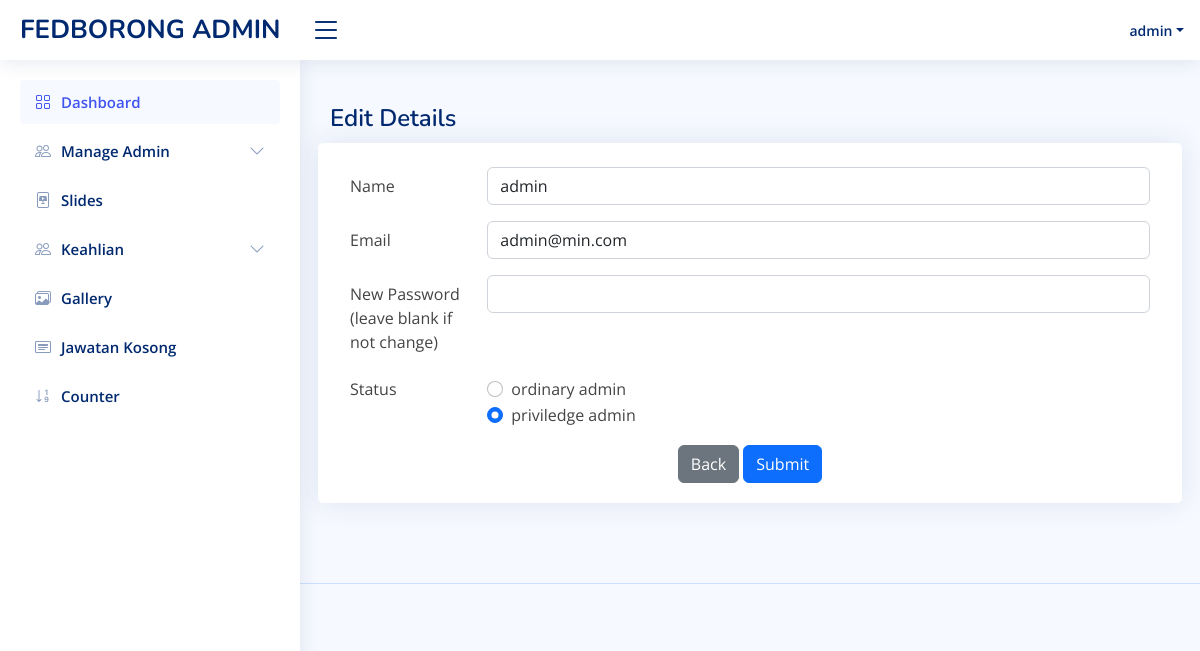
/admin-edit.php (signed in), run on the app's committed database.
### tables this page shows
CREATE TABLE `user` (
  `id` int(11) NOT NULL,
  `name` varchar(255) NOT NULL,
  `email` varchar(255) NOT NULL,
  `password` varchar(255) NOT NULL,
  `status` tinyint(4) NOT NULL
);

### admin-edit.php (the view, shortened to what this page needs)
<?php
    if(isset($_SESSION['username'])) {
?>
<?php
include 'admin/admin-header.php';
?>
<body>
<?php include 'admin-nav.php';?>
<main id="main" class="main">
    <div class="pagetitle">
      <h1>Edit Details</h1>
    </div>
    <section class="section">
      <div class="row">
          <div class="card">
            <div class="card-body"><br>
               <?php
               if(isset($_POST['new']) && $_POST['new']==1)
               {
               $id=$_REQUEST['id'];
               $name =$_REQUEST['uid'];
               $email =$_REQUEST['mail'];
               $pwd =$_REQUEST['pwd'];
               if(empty($pwd)) {
                $update="UPDATE `user` SET `name` = '$name', `email` = '$email' WHERE `id` = '$id';";
               }
                else {
                $hashpwd = password_hash($pwd, PASSWORD_DEFAULT);
                $update="UPDATE `user` SET `name` = '$name', `email` = '$email', `password` = '$pwd' WHERE `id` = '$id';";
               }
               mysqli_query($conn, $update) or die(mysqli_error());
               $status = "Record Updated Successfully. </br></br>
               <a href='admin-view.php'>View Updated Record</a>";
               echo '<p style="color:#FF0000;">'.$status.'</p>';
               }else {
               ?>
              <form action="" method="POST">
                <div class="row mb-3">
                  <label for="inputEmail3" class="col-sm-2 col-form-label">Name</label>
                  <div class="col-sm-10">
                    <input type="text" name="uid" class="form-control" id="inputText" value="<?php echo $row['name'] ?>">
                  </div>
                </div>
                <div class="row mb-3">
                  <label for="inputEmail3" class="col-sm-2 col-form-label">Email</label>
                  <div class="col-sm-10">
                    <input type="email" name="mail" class="form-control" id="inputEmail" value="<?php echo $row['email'] ?>">
                  </div>
                </div>
                <div class="row mb-3">
                  <label class="col-sm-2 col-form-label">New Password (leave blank if not change)</label>
                  <div class="col-sm-10">
                    <input type="password" name="pwd" class="form-control">
                  </div>
                </div>
                <fieldset class="row mb-3">
                  <legend class="col-form-label col-sm-2 pt-0">Status</legend>
                  <div class="col-sm-10">
                    <?php if ($row['status']==2) { ?>
                    <div class="form-check">
                      <input class="form-check-input" type="radio" name="admin" id="gridRadios1" value="2" checked>
                      <label class="form-check-label" for="gridRadios1">
                        ordinary admin
                      </label>
                    </div>
                    <div class="form-check">
                      <input class="form-check-input" type="radio" name="admin" id="gridRadios2" value="1">
                      <label class="form-check-label" for="gridRadios2">
                        priviledge admin
                      </label>
                    </div>
                    <?php }else {?>
                        <div class="form-check">
                      <input class="form-check-input" type="radio" name="admin" id="gridRadios1" value="2">
                      <label class="form-check-label" for="gridRadios1">
                        ordinary admin
                      </label>
                    </div>
                    <div class="form-check">
                      <input class="form-check-input" type="radio" name="admin" id="gridRadios2" value="1" checked>
                      <label class="form-check-label" for="gridRadios2">
                        priviledge admin
                      </label>
                    </div>
                    <?php } ?>
                  </div>
                </fieldset>
                <div class="text-center">
                  <a href="admin-view" class="btn btn-secondary">Back</a>
                  <button type="submit" name="signup-submit" class="btn btn-primary">Submit</button>
                </div>
              </form>
              <?php } ?>
            </div>
          </div>
      </div>
    </section>
  </main>
<?php include 'admin/admin-footer.php' ?>
<?php
    } else {
        header("Location: ../Moderna/admin-login?error=login_first");
        exit();
    }
 ?>

### admin-nav.php (shortened to what this page needs)
<header id="header" class="header fixed-top d-flex align-items-center">
<?php
   $conn= new mysqli('localhost','root','','federasi')or die("Could not connect to mysql".mysqli_error($con));
   $id = $_SESSION['username'];
   $user = "SELECT * FROM user WHERE name = '$id'";
   $row = mysqli_fetch_assoc($conn->query($user) );
?>
<div class="d-flex align-items-center justify-content-between">
    <a href="admin-index" class="logo d-flex align-items-center">
      <span class="d-none d-lg-block">FEDBORONG ADMIN</span>
    </a>
    <i class="bi bi-list toggle-sidebar-btn"></i>
  </div>
  <nav class="header-nav ms-auto">
    <ul class="d-flex align-items-center">
      <li class="nav-item dropdown pe-3">
        <a class="nav-link nav-profile d-flex align-items-center pe-0" href="#" data-bs-toggle="dropdown">
          <span class="d-none d-md-block dropdown-toggle ps-2"><?php echo $row['name'];  ?></span>
        </a>
      </li>
    </ul>
  </nav>
</header>
<aside id="sidebar" class="sidebar">
  <ul class="sidebar-nav" id="sidebar-nav">
    <li class="nav-item">
      <a class="nav-link " href="admin-index">
        <i class="bi bi-grid"></i>
        <span>Dashboard</span>
      </a>
    </li>
    <?php if ($row['status'] == 1) { ?>
    <li class="nav-item">
      <a class="nav-link collapsed" data-bs-target="#tables-nav" data-bs-toggle="collapse" href="#">
        <i class="bi bi-people"></i><span>Manage Admin</span><i class="bi bi-chevron-down ms-auto"></i>
      </a>
    </li>
    <?php } else { ?>
    <?php }?>
    <li class="nav-item">
      <a class="nav-link collapsed" href="admin-slides">
        <i class="bi bi-file-slides"></i>
        <span>Slides</span>
      </a>
    </li>
    <li class="nav-item">
      <a class="nav-link collapsed" data-bs-target="#tables-nav2" data-bs-toggle="collapse" href="#">
        <i class="bi bi-people"></i><span>Keahlian</span><i class="bi bi-chevron-down ms-auto"></i>
      </a>
    </li>
    <li class="nav-item">
      <a class="nav-link collapsed" href="admin-gallery">
      <i class="bi bi-images"></i>
        <span>Gallery</span>
      </a>
    </li>
    <li class="nav-item">
      <a class="nav-link collapsed" href="#">
        <i class="bi bi-card-heading"></i>
        <span>Jawatan Kosong</span>
      </a>
    </li>
    <li class="nav-item">
      <a class="nav-link collapsed" href="./admin-counter">
        <i class="bi bi-sort-numeric-down"></i>
        <span>Counter</span>
      </a>
    </li>
  </ul>
</aside>

### admin-assets/css/style.css (style rules this page uses)
:root { scroll-behavior: smooth; }
body { font-family: "Open Sans", sans-serif; background: #f6f9ff; color: #444444; }
a { color: #4154f1; text-decoration: none; }
h1, h2, h3, h4, h5, h6 { font-family: "Nunito", sans-serif; }
#main { margin-top: 60px; padding: 20px 30px; transition: all 0.3s; }
.pagetitle { margin-bottom: 10px; }
.pagetitle h1 { font-size: 24px; margin-bottom: 0; font-weight: 600; color: #012970; }
.card { margin-bottom: 30px; border: none; border-radius: 5px; box-shadow: 0px 0 30px rgba(1, 41, 112, 0.1); }
.card-body { padding: 0 20px 20px 20px; }
.logo { line-height: 1; }
@media (min-width: 1200px) { .logo { width: 280px; } }
.logo span { font-size: 26px; font-weight: 700; color: #012970; font-family: "Nunito", sans-serif; }
.header { transition: all 0.5s; z-index: 997; height: 60px; box-shadow: 0px 2px 20px rgba(1, 41, 112, 0.1); background-color: #fff; padding-left: 20px; }
.header .toggle-sidebar-btn { font-size: 32px; padding-left: 10px; cursor: pointer; color: #012970; }
.header-nav ul { list-style: none; }
.header-nav>ul { margin: 0; padding: 0; }
.header-nav .nav-profile { color: #012970; }
.header-nav .nav-profile span { font-size: 14px; font-weight: 600; }
.sidebar { position: fixed; top: 60px; left: 0; bottom: 0; width: 300px; z-index: 996; transition: all 0.3s; padding: 20px; overflow-y: auto; scrollbar-width: thin; scrollbar-color: #aab7cf transparent; box-shadow: 0px 0px 20px rgba(1, 41, 112, 0.1); background-color: #fff; }
@media (min-width: 1200px) { #main, #footer { margin-left: 300px; } }
.sidebar-nav { padding: 0; margin: 0; list-style: none; }
.sidebar-nav li { padding: 0; margin: 0; list-style: none; }
.sidebar-nav .nav-item { margin-bottom: 5px; }
.sidebar-nav .nav-link { display: flex; align-items: center; font-size: 15px; font-weight: 600; color: #4154f1; transition: 0.3; background: #f6f9ff; padding: 10px 15px; border-radius: 4px; }
.sidebar-nav .nav-link i { font-size: 16px; margin-right: 10px; color: #4154f1; }
.sidebar-nav .nav-link.collapsed { color: #012970; background: #fff; }
.sidebar-nav .nav-link.collapsed i { color: #899bbd; }
.sidebar-nav .nav-link .bi-chevron-down { margin-right: 0; transition: transform 0.2s ease-in-out; }

### data on the page
user: name "admin", uid "admin", mail "admin@min.com"
